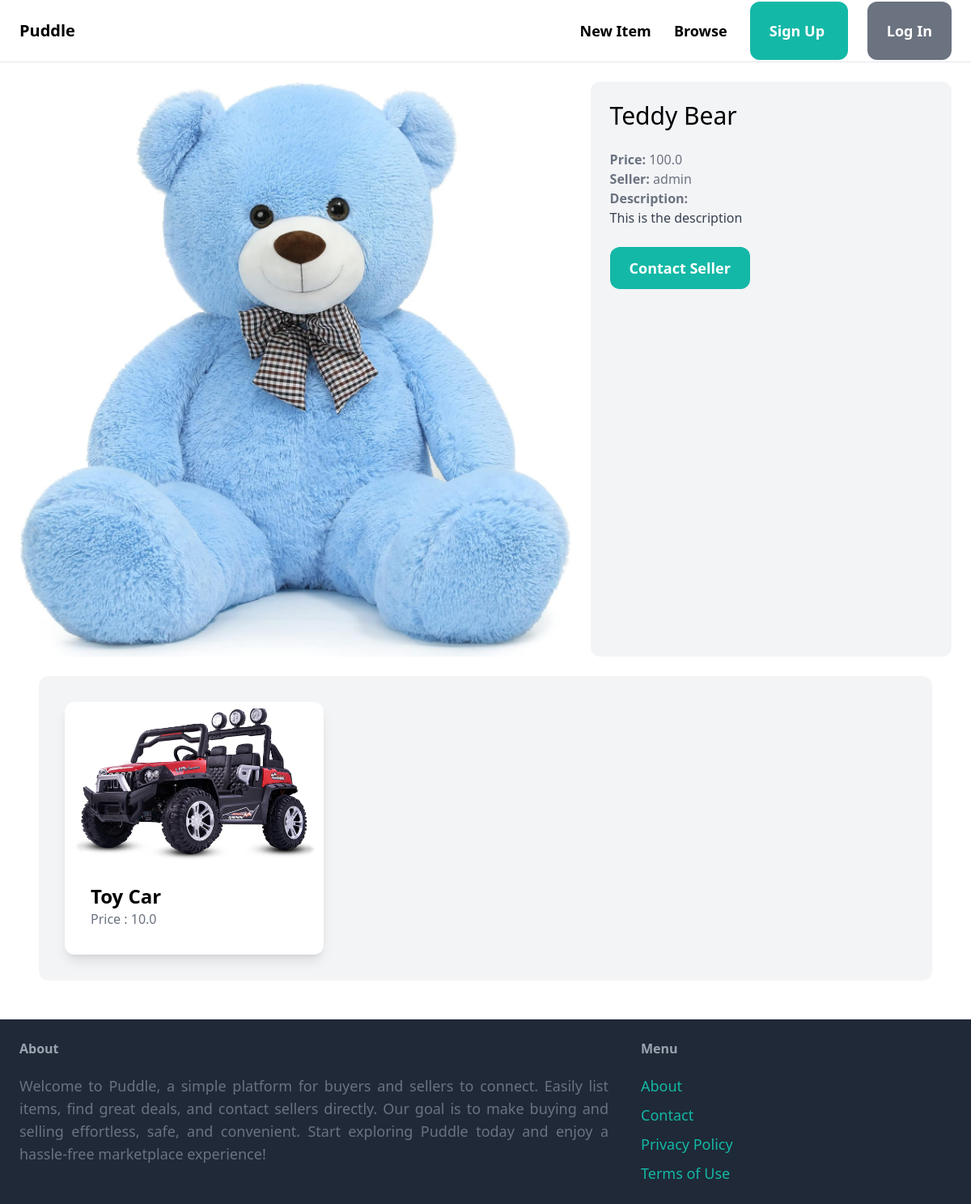
The app's page /items/1/, older data.
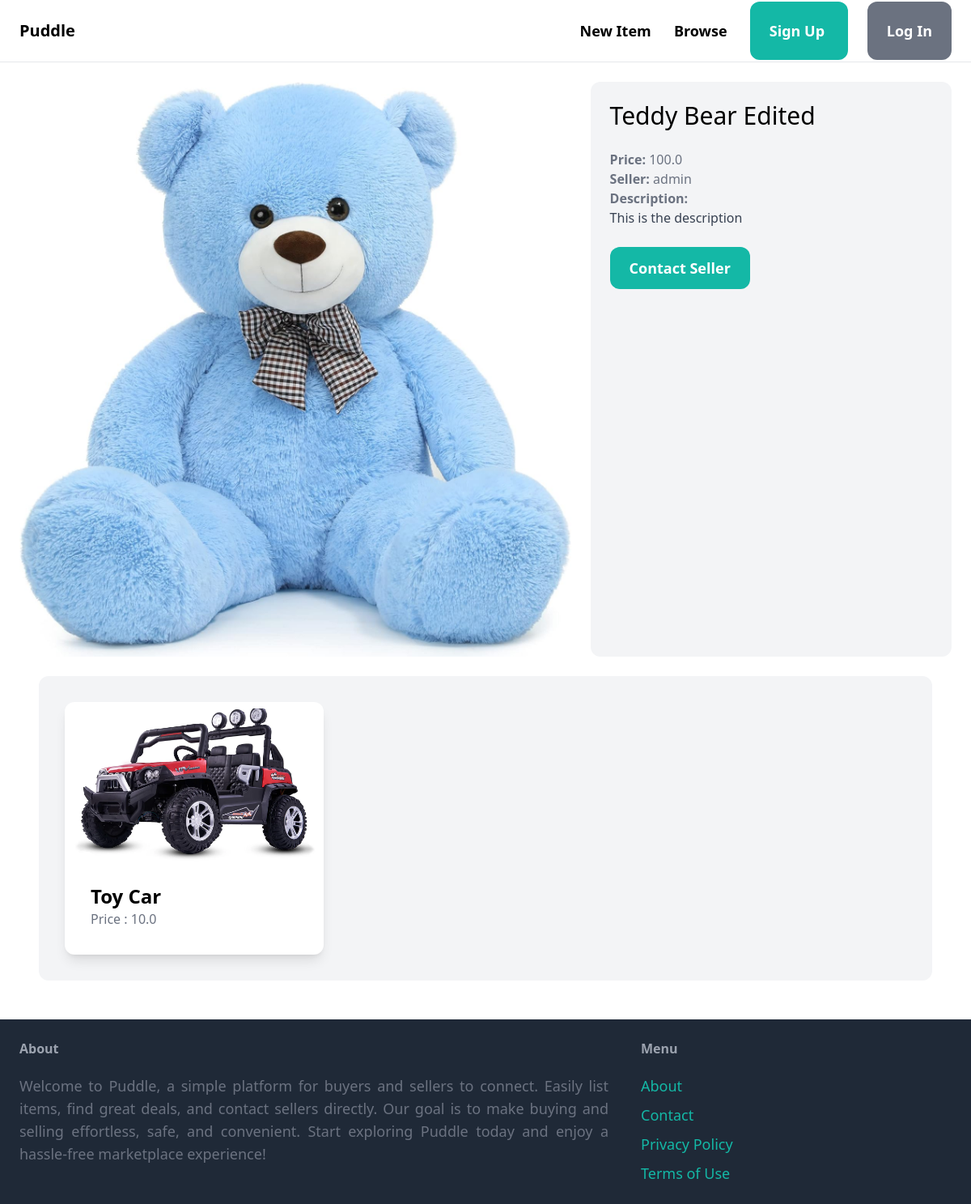
The same page, newer data.
### item/models.py (models this page shows, shortened)
class Item(models.Model):
    category = models.ForeignKey(Category,related_name='items',on_delete=models.CASCADE)
    name = models.CharField(max_length=255)
    description = models.TextField(blank=True, null=True)
    price = models.FloatField()
    image = models.ImageField(upload_to='item_images',blank=True,null=True)
    is_sold = models.BooleanField(default=False)
    created_by = models.ForeignKey(User,related_name='items',on_delete=models.CASCADE)
    created_at = models.DateTimeField(auto_now_add=True)

### item/views.py (the view)
# urls.py: path('<int:pk>/',views.detail,name='detail'),
def detail(request, pk):
    item = get_object_or_404(Item,pk=pk)
    related_items = Item.objects.filter(category = item.category,is_sold=False).exclude(pk=pk)[0:3]
    return render(request,'item/details.html',{
        'item' : item,
        'related_items' : related_items
    })

### item/templates/item/details.html (shortened to what this page needs)
{% extends 'core/base.html' %}
{%block content%}
<div class='grid grid-cols-5 gap-6'>
    <div class='col-span-3'>
        <img src='{{item.image.url}}' class='rounded-xl'>
    </div>
    <div class='col-span-2 p-6 bg-gray-100 rounded-xl'>
         <h1 class='mb-6 text-3xl'>{{item.name}}</h1>
         <p class='text-gray-500'><strong>Price: </strong>{{item.price}}</p>
         <p class='text-gray-500'><strong>Seller: </strong>{{item.created_by}}</p>
         {% if item.description%}
            <p class='text-gray-700'>
                <strong class='text-gray-500'>Description: </strong><br>
                {{item.description}}
            </p>
         {%endif%}
         {% if request.user == item.created_by %}
            <div class='mt-6 p-6 bg-white rounded-xl'>
                <p>This is your item!</p>
                <a href="{%url 'item:edit' item.id %}" class='inline-block mt-6 px-6 py-3 text-lg font semibold bg-teal-500 text-white rounded-xl'>Edit</a>
                <a href="{%url 'item:delete' item.id %}" class='inline-block mt-6 px-6 py-3 text-lg font semibold bg-red-500 text-white rounded-xl'>delete</a>
            </div>
         {%else%}
            <a href='#' class='inline-block mt-6 mb-6 px-6 py-3 text-lg font-semibold bg-teal-500 text-white rounded-xl hover:bg-teal-700'>Contact Seller</a>
         {%endif%}
    </div>
</div>
<div class='grid grid-cols-1 sm:grid-cols-2 md:grid-cols-3 gap-6 bg-gray-100 rounded-xl p-6 m-6'>
    {% for item in related_items %}
        <div class="bg-white rounded-xl overflow-hidden shadow-lg p-2 m-2">
            <a href="{% url 'item:detail' item.pk %}">
                <div>
                    <img src='{{item.image.url}}' class='w-full h-48 object-cover'>
                </div>
                <div class='p-6 bg-white'>
                    <h2 class='text-2xl font-bold'>{{item.name}}</h2>
                    <p class='text-gray-500'>Price : {{item.price}}</p>
                </div>
            </a>
        </div>
    {% endfor %}
</div>
{%endblock%}

Row changes from the older to the newer data that the page shows:
changed Item "This is the description": name "Teddy Bear" → "Teddy Bear Edited"
